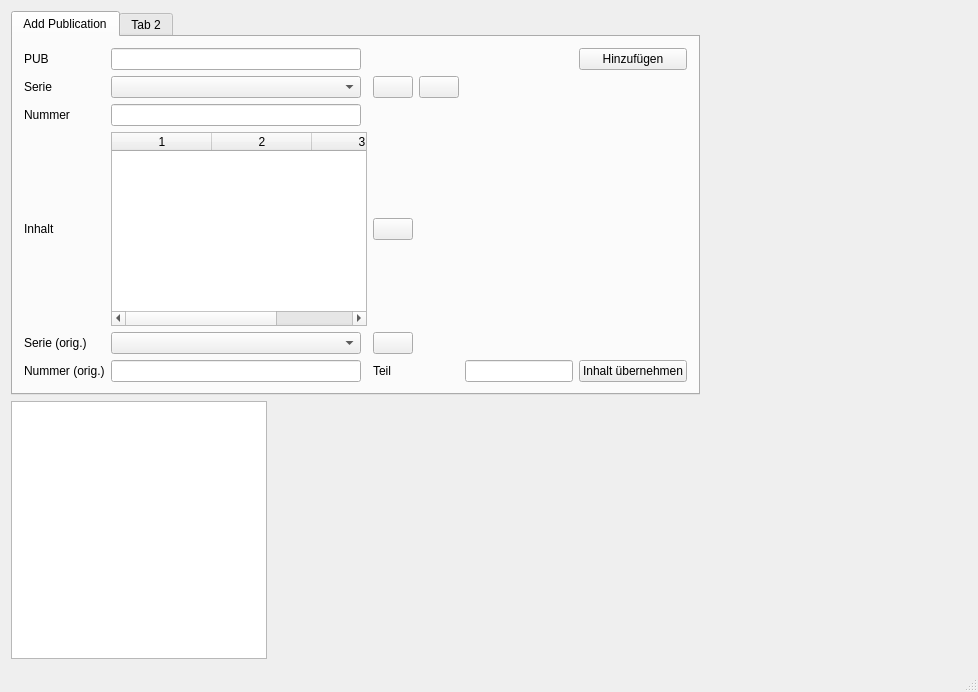
<?xml version="1.0" encoding="UTF-8"?>
<ui version="4.0">
 <class>MainWindow</class>
 <widget class="QMainWindow" name="MainWindow">
  <property name="geometry">
   <rect>
    <x>0</x>
    <y>0</y>
    <width>978</width>
    <height>692</height>
   </rect>
  </property>
  <property name="windowTitle">
   <string>MainWindow</string>
  </property>
  <widget class="QWidget" name="centralWidget">
   <layout class="QFormLayout" name="formLayout">
    <item row="1" column="0">
     <widget class="QTabWidget" name="tabWidget">
      <property name="currentIndex">
       <number>0</number>
      </property>
      <widget class="QWidget" name="tab">
       <attribute name="title">
        <string>Add Publication</string>
       </attribute>
       <layout class="QGridLayout" name="gridLayout">
        <item row="3" column="1">
         <widget class="QLineEdit" name="issue"/>
        </item>
        <item row="5" column="3">
         <widget class="QPushButton" name="butAddSeriesEN">
          <property name="text">
           <string/>
          </property>
          <property name="icon">
           <iconset resource="icons.qrc">
            <normaloff>:/res/icon-plus.png</normaloff>:/res/icon-plus.png</iconset>
          </property>
         </widget>
        </item>
        <item row="3" column="0">
         <widget class="QLabel" name="label_3">
          <property name="text">
           <string>Nummer</string>
          </property>
         </widget>
        </item>
        <item row="6" column="0">
         <widget class="QLabel" name="label_6">
          <property name="text">
           <string>Nummer (orig.)</string>
          </property>
         </widget>
        </item>
        <item row="0" column="6">
         <widget class="QPushButton" name="buttSave">
          <property name="text">
           <string>Hinzufügen</string>
          </property>
         </widget>
        </item>
        <item row="6" column="3">
         <widget class="QLabel" name="label_7">
          <property name="text">
           <string>Teil</string>
          </property>
         </widget>
        </item>
        <item row="6" column="5">
         <widget class="QLineEdit" name="isuuePart"/>
        </item>
        <item row="5" column="1">
         <widget class="QComboBox" name="comboBox_2"/>
        </item>
        <item row="0" column="1">
         <widget class="QLineEdit" name="pubNo">
          <property name="inputMask">
           <string comment="00000D"/>
          </property>
         </widget>
        </item>
        <item row="1" column="3">
         <widget class="QPushButton" name="butAddSeriesD">
          <property name="text">
           <string/>
          </property>
          <property name="icon">
           <iconset>
            <normalon>:/res/icon-plus.png</normalon>
           </iconset>
          </property>
         </widget>
        </item>
        <item row="6" column="6">
         <widget class="QPushButton" name="butAddReprint">
          <property name="text">
           <string>Inhalt übernehmen</string>
          </property>
         </widget>
        </item>
        <item row="4" column="3">
         <widget class="QPushButton" name="butRemoveLine">
          <property name="text">
           <string/>
          </property>
          <property name="icon">
           <iconset>
            <normalon>:/res/icon-purge.png</normalon>
           </iconset>
          </property>
         </widget>
        </item>
        <item row="5" column="0">
         <widget class="QLabel" name="label_5">
          <property name="text">
           <string>Serie (orig.)</string>
          </property>
         </widget>
        </item>
        <item row="6" column="1">
         <widget class="QLineEdit" name="issueEN"/>
        </item>
        <item row="4" column="0">
         <widget class="QLabel" name="label_4">
          <property name="text">
           <string>Inhalt</string>
          </property>
         </widget>
        </item>
        <item row="1" column="0">
         <widget class="QLabel" name="label_2">
          <property name="text">
           <string>Serie</string>
          </property>
         </widget>
        </item>
        <item row="1" column="4">
         <widget class="QPushButton" name="butBarcode">
          <property name="text">
           <string/>
          </property>
          <property name="icon">
           <iconset resource="icons.qrc">
            <normaloff>:/res/barcode.png</normaloff>:/res/barcode.png</iconset>
          </property>
         </widget>
        </item>
        <item row="1" column="1">
         <widget class="QComboBox" name="cbSeriesD"/>
        </item>
        <item row="0" column="0">
         <widget class="QLabel" name="label">
          <property name="text">
           <string>PUB</string>
          </property>
         </widget>
        </item>
        <item row="4" column="1" colspan="2">
         <widget class="QTableWidget" name="tableWidget">
          <property name="rowCount">
           <number>0</number>
          </property>
          <property name="columnCount">
           <number>3</number>
          </property>
          <column/>
          <column/>
          <column/>
         </widget>
        </item>
       </layout>
      </widget>
      <widget class="QWidget" name="tab_2">
       <attribute name="title">
        <string>Tab 2</string>
       </attribute>
      </widget>
     </widget>
    </item>
    <item row="2" column="0">
     <widget class="QTableView" name="tableView"/>
    </item>
   </layout>
  </widget>
  <widget class="QStatusBar" name="statusBar"/>
 </widget>
 <layoutdefault spacing="6" margin="11"/>
 <tabstops>
  <tabstop>tabWidget</tabstop>
  <tabstop>pubNo</tabstop>
  <tabstop>cbSeriesD</tabstop>
  <tabstop>issue</tabstop>
  <tabstop>butRemoveLine</tabstop>
  <tabstop>comboBox_2</tabstop>
  <tabstop>issueEN</tabstop>
  <tabstop>isuuePart</tabstop>
  <tabstop>butAddReprint</tabstop>
  <tabstop>buttSave</tabstop>
  <tabstop>butAddSeriesD</tabstop>
  <tabstop>butAddSeriesEN</tabstop>
  <tabstop>butBarcode</tabstop>
  <tabstop>tableWidget</tabstop>
 </tabstops>
 <resources>
  <include location="icons.qrc"/>
 </resources>
 <connections>
  <connection>
   <sender>pubNo</sender>
   <signal>editingFinished()</signal>
   <receiver>MainWindow</receiver>
   <slot>checkPub()</slot>
   <hints>
    <hint type="sourcelabel">
     <x>322</x>
     <y>66</y>
    </hint>
    <hint type="destinationlabel">
     <x>443</x>
     <y>272</y>
    </hint>
   </hints>
  </connection>
 </connections>
 <slots>
  <slot>checkPub()</slot>
  <slot>refreshSeriesD()</slot>
  <slot>refreshSeriesEN()</slot>
 </slots>
</ui>
